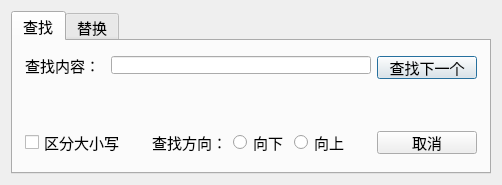
<?xml version="1.0" encoding="UTF-8"?>
<ui version="4.0">
 <class>FindDialog</class>
 <widget class="QDialog" name="FindDialog">
  <property name="geometry">
   <rect>
    <x>0</x>
    <y>0</y>
    <width>502</width>
    <height>185</height>
   </rect>
  </property>
  <property name="minimumSize">
   <size>
    <width>0</width>
    <height>30</height>
   </size>
  </property>
  <property name="windowTitle">
   <string>指令查找 / 替换</string>
  </property>
  <layout class="QGridLayout" name="gridLayout">
   <item row="0" column="1">
    <widget class="QTabWidget" name="tabWidget">
     <property name="font">
      <font>
       <pointsize>11</pointsize>
      </font>
     </property>
     <property name="cursor">
      <cursorShape>ArrowCursor</cursorShape>
     </property>
     <property name="currentIndex">
      <number>0</number>
     </property>
     <widget class="QWidget" name="tab_find">
      <attribute name="title">
       <string>查找</string>
      </attribute>
      <layout class="QGridLayout" name="gridLayout_2">
       <property name="leftMargin">
        <number>12</number>
       </property>
       <property name="topMargin">
        <number>15</number>
       </property>
       <property name="rightMargin">
        <number>12</number>
       </property>
       <property name="bottomMargin">
        <number>15</number>
       </property>
       <item row="0" column="1">
        <widget class="QPushButton" name="pushButton_find">
         <property name="sizePolicy">
          <sizepolicy hsizetype="Fixed" vsizetype="Fixed">
           <horstretch>0</horstretch>
           <verstretch>0</verstretch>
          </sizepolicy>
         </property>
         <property name="minimumSize">
          <size>
           <width>100</width>
           <height>23</height>
          </size>
         </property>
         <property name="maximumSize">
          <size>
           <width>100</width>
           <height>23</height>
          </size>
         </property>
         <property name="text">
          <string>查找下一个</string>
         </property>
         <property name="default">
          <bool>true</bool>
         </property>
        </widget>
       </item>
       <item row="1" column="1">
        <widget class="QLabel" name="label_5">
         <property name="sizePolicy">
          <sizepolicy hsizetype="Fixed" vsizetype="Preferred">
           <horstretch>0</horstretch>
           <verstretch>0</verstretch>
          </sizepolicy>
         </property>
         <property name="minimumSize">
          <size>
           <width>100</width>
           <height>23</height>
          </size>
         </property>
         <property name="maximumSize">
          <size>
           <width>100</width>
           <height>23</height>
          </size>
         </property>
         <property name="text">
          <string/>
         </property>
        </widget>
       </item>
       <item row="2" column="1">
        <widget class="QLabel" name="label_4">
         <property name="sizePolicy">
          <sizepolicy hsizetype="Fixed" vsizetype="Preferred">
           <horstretch>0</horstretch>
           <verstretch>0</verstretch>
          </sizepolicy>
         </property>
         <property name="minimumSize">
          <size>
           <width>100</width>
           <height>23</height>
          </size>
         </property>
         <property name="maximumSize">
          <size>
           <width>100</width>
           <height>23</height>
          </size>
         </property>
         <property name="text">
          <string/>
         </property>
        </widget>
       </item>
       <item row="3" column="0" rowspan="2" colspan="2">
        <layout class="QHBoxLayout" name="horizontalLayout_2">
         <item>
          <widget class="QCheckBox" name="checkBox_biglittle">
           <property name="text">
            <string>区分大小写</string>
           </property>
          </widget>
         </item>
         <item>
          <spacer name="horizontalSpacer">
           <property name="orientation">
            <enum>Qt::Horizontal</enum>
           </property>
           <property name="sizeHint" stdset="0">
            <size>
             <width>40</width>
             <height>20</height>
            </size>
           </property>
          </spacer>
         </item>
         <item>
          <widget class="QLabel" name="label_6">
           <property name="maximumSize">
            <size>
             <width>16777215</width>
             <height>16777215</height>
            </size>
           </property>
           <property name="text">
            <string>查找方向：</string>
           </property>
          </widget>
         </item>
         <item>
          <widget class="QRadioButton" name="radioButton_down">
           <property name="text">
            <string>向下</string>
           </property>
          </widget>
         </item>
         <item>
          <widget class="QRadioButton" name="radioButton_up">
           <property name="text">
            <string>向上</string>
           </property>
          </widget>
         </item>
         <item>
          <spacer name="horizontalSpacer_4">
           <property name="orientation">
            <enum>Qt::Horizontal</enum>
           </property>
           <property name="sizeHint" stdset="0">
            <size>
             <width>40</width>
             <height>20</height>
            </size>
           </property>
          </spacer>
         </item>
         <item>
          <widget class="QPushButton" name="pushButton_cancel">
           <property name="sizePolicy">
            <sizepolicy hsizetype="Fixed" vsizetype="Fixed">
             <horstretch>0</horstretch>
             <verstretch>0</verstretch>
            </sizepolicy>
           </property>
           <property name="minimumSize">
            <size>
             <width>100</width>
             <height>23</height>
            </size>
           </property>
           <property name="maximumSize">
            <size>
             <width>100</width>
             <height>23</height>
            </size>
           </property>
           <property name="text">
            <string>取消</string>
           </property>
          </widget>
         </item>
        </layout>
       </item>
       <item row="0" column="0">
        <layout class="QHBoxLayout" name="horizontalLayout">
         <item>
          <widget class="QLabel" name="label">
           <property name="minimumSize">
            <size>
             <width>80</width>
             <height>0</height>
            </size>
           </property>
           <property name="maximumSize">
            <size>
             <width>80</width>
             <height>16777215</height>
            </size>
           </property>
           <property name="text">
            <string>查找内容：</string>
           </property>
          </widget>
         </item>
         <item>
          <widget class="QLineEdit" name="lineEdit_find"/>
         </item>
        </layout>
       </item>
      </layout>
     </widget>
     <widget class="QWidget" name="tab_replace">
      <property name="cursor">
       <cursorShape>ArrowCursor</cursorShape>
      </property>
      <attribute name="title">
       <string>替换</string>
      </attribute>
      <layout class="QGridLayout" name="gridLayout_3">
       <property name="leftMargin">
        <number>12</number>
       </property>
       <property name="topMargin">
        <number>15</number>
       </property>
       <property name="rightMargin">
        <number>12</number>
       </property>
       <property name="bottomMargin">
        <number>15</number>
       </property>
       <item row="1" column="1">
        <widget class="QPushButton" name="pushButton_replace">
         <property name="minimumSize">
          <size>
           <width>0</width>
           <height>23</height>
          </size>
         </property>
         <property name="maximumSize">
          <size>
           <width>100</width>
           <height>23</height>
          </size>
         </property>
         <property name="font">
          <font>
           <pointsize>11</pointsize>
          </font>
         </property>
         <property name="text">
          <string>替换</string>
         </property>
        </widget>
       </item>
       <item row="0" column="0" rowspan="2">
        <layout class="QFormLayout" name="formLayout">
         <item row="0" column="0">
          <widget class="QLabel" name="label_2">
           <property name="minimumSize">
            <size>
             <width>80</width>
             <height>0</height>
            </size>
           </property>
           <property name="maximumSize">
            <size>
             <width>80</width>
             <height>16777215</height>
            </size>
           </property>
           <property name="font">
            <font>
             <pointsize>11</pointsize>
            </font>
           </property>
           <property name="text">
            <string>查找内容：</string>
           </property>
          </widget>
         </item>
         <item row="0" column="1">
          <widget class="QLineEdit" name="lineEdit_find2">
           <property name="font">
            <font>
             <pointsize>11</pointsize>
            </font>
           </property>
          </widget>
         </item>
         <item row="1" column="0">
          <widget class="QLabel" name="label_3">
           <property name="minimumSize">
            <size>
             <width>80</width>
             <height>0</height>
            </size>
           </property>
           <property name="sizeIncrement">
            <size>
             <width>80</width>
             <height>0</height>
            </size>
           </property>
           <property name="font">
            <font>
             <pointsize>11</pointsize>
            </font>
           </property>
           <property name="text">
            <string>替换为：</string>
           </property>
          </widget>
         </item>
         <item row="1" column="1">
          <widget class="QLineEdit" name="lineEdit_replace">
           <property name="font">
            <font>
             <pointsize>11</pointsize>
            </font>
           </property>
          </widget>
         </item>
        </layout>
       </item>
       <item row="0" column="1">
        <widget class="QPushButton" name="pushButton_findr">
         <property name="sizePolicy">
          <sizepolicy hsizetype="Expanding" vsizetype="Fixed">
           <horstretch>0</horstretch>
           <verstretch>0</verstretch>
          </sizepolicy>
         </property>
         <property name="minimumSize">
          <size>
           <width>0</width>
           <height>23</height>
          </size>
         </property>
         <property name="maximumSize">
          <size>
           <width>100</width>
           <height>23</height>
          </size>
         </property>
         <property name="font">
          <font>
           <pointsize>11</pointsize>
          </font>
         </property>
         <property name="text">
          <string>查找下一个</string>
         </property>
         <property name="default">
          <bool>true</bool>
         </property>
        </widget>
       </item>
       <item row="2" column="1">
        <widget class="QPushButton" name="pushButton_reolaceall">
         <property name="minimumSize">
          <size>
           <width>0</width>
           <height>23</height>
          </size>
         </property>
         <property name="maximumSize">
          <size>
           <width>100</width>
           <height>23</height>
          </size>
         </property>
         <property name="font">
          <font>
           <pointsize>11</pointsize>
          </font>
         </property>
         <property name="text">
          <string>全部替换</string>
         </property>
        </widget>
       </item>
       <item row="3" column="0" colspan="2">
        <layout class="QHBoxLayout" name="horizontalLayout_3">
         <item>
          <widget class="QCheckBox" name="checkBox_biglittle2">
           <property name="font">
            <font>
             <pointsize>11</pointsize>
            </font>
           </property>
           <property name="text">
            <string>区分大小写</string>
           </property>
          </widget>
         </item>
         <item>
          <spacer name="horizontalSpacer_2">
           <property name="font">
            <font>
             <pointsize>11</pointsize>
            </font>
           </property>
           <property name="orientation">
            <enum>Qt::Horizontal</enum>
           </property>
           <property name="sizeHint" stdset="0">
            <size>
             <width>40</width>
             <height>20</height>
            </size>
           </property>
          </spacer>
         </item>
         <item>
          <widget class="QLabel" name="label_7">
           <property name="maximumSize">
            <size>
             <width>1677215</width>
             <height>16777215</height>
            </size>
           </property>
           <property name="font">
            <font>
             <pointsize>11</pointsize>
            </font>
           </property>
           <property name="text">
            <string>查找方向：</string>
           </property>
          </widget>
         </item>
         <item>
          <widget class="QRadioButton" name="radioButton_down2">
           <property name="font">
            <font>
             <pointsize>11</pointsize>
            </font>
           </property>
           <property name="text">
            <string>向下</string>
           </property>
          </widget>
         </item>
         <item>
          <widget class="QRadioButton" name="radioButton_up2">
           <property name="font">
            <font>
             <pointsize>11</pointsize>
            </font>
           </property>
           <property name="text">
            <string>向上</string>
           </property>
          </widget>
         </item>
         <item>
          <spacer name="horizontalSpacer_3">
           <property name="font">
            <font>
             <pointsize>11</pointsize>
            </font>
           </property>
           <property name="orientation">
            <enum>Qt::Horizontal</enum>
           </property>
           <property name="sizeHint" stdset="0">
            <size>
             <width>40</width>
             <height>20</height>
            </size>
           </property>
          </spacer>
         </item>
         <item>
          <widget class="QPushButton" name="pushButton_cancel2">
           <property name="sizePolicy">
            <sizepolicy hsizetype="Minimum" vsizetype="Fixed">
             <horstretch>0</horstretch>
             <verstretch>0</verstretch>
            </sizepolicy>
           </property>
           <property name="minimumSize">
            <size>
             <width>100</width>
             <height>23</height>
            </size>
           </property>
           <property name="maximumSize">
            <size>
             <width>100</width>
             <height>23</height>
            </size>
           </property>
           <property name="font">
            <font>
             <pointsize>11</pointsize>
            </font>
           </property>
           <property name="text">
            <string>取消</string>
           </property>
          </widget>
         </item>
        </layout>
       </item>
      </layout>
     </widget>
    </widget>
   </item>
  </layout>
 </widget>
 <tabstops>
  <tabstop>lineEdit_find</tabstop>
  <tabstop>pushButton_find</tabstop>
  <tabstop>checkBox_biglittle</tabstop>
  <tabstop>radioButton_down</tabstop>
  <tabstop>radioButton_up</tabstop>
  <tabstop>pushButton_cancel</tabstop>
  <tabstop>tabWidget</tabstop>
  <tabstop>lineEdit_find2</tabstop>
  <tabstop>lineEdit_replace</tabstop>
  <tabstop>pushButton_findr</tabstop>
  <tabstop>pushButton_replace</tabstop>
  <tabstop>pushButton_reolaceall</tabstop>
  <tabstop>checkBox_biglittle2</tabstop>
  <tabstop>radioButton_down2</tabstop>
  <tabstop>radioButton_up2</tabstop>
  <tabstop>pushButton_cancel2</tabstop>
 </tabstops>
 <resources/>
 <connections/>
</ui>
